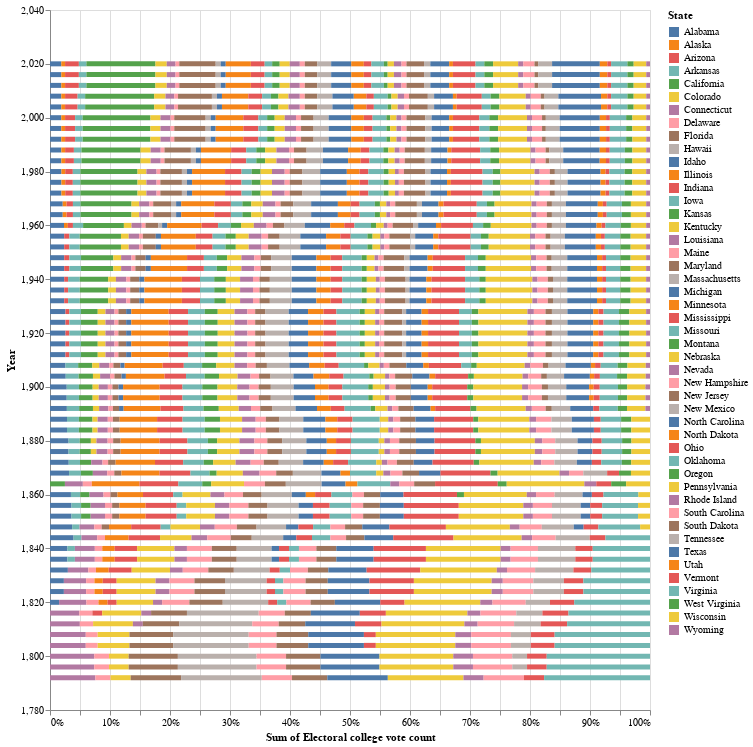

This figure's notebook cell:
### Code cell
alt.Chart(college_data_merged).mark_bar().encode(
    x=alt.X('sum(Electoral college vote count)', stack="normalize", axis=alt.Axis(format='%')),
    y='Year',
    color=alt.Color('State', legend=alt.Legend(columns=1, symbolLimit=50))
).properties(width=600, height=700)

### Figure 1 — Vega-Lite specification as saved in the notebook (floating-point values rounded to 4 significant figures; data arrays with more than 128 entries replaced by an {"elided": "..."} marker saying what was removed)
{"config": {"view": {"continuousWidth": 400, "continuousHeight": 300}}, "data": {"name": "data-641fe9458cedae1d4bb78b935f0b53de"}, "mark": "bar", "encoding": {"color": {"type": "nominal", "field": "State", "legend": {"columns": 1, "symbolLimit": 50}}, "x": {"type": "quantitative", "aggregate": "sum", "axis": {"format": "%"}, "field": "Electoral college vote count", "stack": "normalize"}, "y": {"type": "quantitative", "field": "Year"}}, "height": 700, "width": 600, "$schema": "https://vega.github.io/schema/vega-lite/v4.8.1.json", "datasets": {"data-641fe9458cedae1d4bb78b935f0b53de": {"elided": "2726 records"}}}
